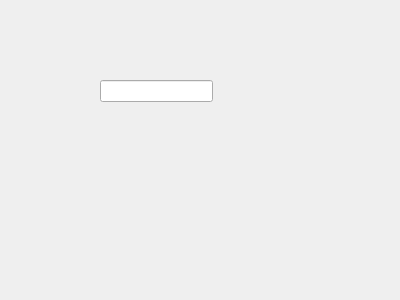
<?xml version="1.0" encoding="UTF-8"?>
<ui version="4.0">
 <class>Form</class>
 <widget class="QWidget" name="Form">
  <property name="geometry">
   <rect>
    <x>0</x>
    <y>0</y>
    <width>400</width>
    <height>300</height>
   </rect>
  </property>
  <property name="windowTitle">
   <string>Form</string>
  </property>
  <widget class="QLineEdit" name="lineEdit">
   <property name="geometry">
    <rect>
     <x>100</x>
     <y>80</y>
     <width>113</width>
     <height>22</height>
    </rect>
   </property>
  </widget>
 </widget>
 <resources/>
 <connections/>
</ui>
